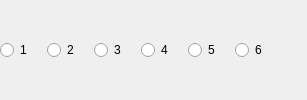
                                       <widget class="QWidget" name="flvTracks">
                                        <layout class="QHBoxLayout" name="horizontalLayout_24">
                                         <property name="spacing">
                                          <number>15</number>
                                         </property>
                                         <property name="leftMargin">
                                          <number>0</number>
                                         </property>
                                         <property name="topMargin">
                                          <number>5</number>
                                         </property>
                                         <property name="rightMargin">
                                          <number>0</number>
                                         </property>
                                         <property name="bottomMargin">
                                          <number>5</number>
                                         </property>
                                         <item>
                                          <widget class="QRadioButton" name="flvTrack1">
                                           <property name="minimumSize">
                                            <size>
                                             <width>31</width>
                                             <height>0</height>
                                            </size>
                                           </property>
                                           <property name="text">
                                            <string>1</string>
                                           </property>
                                          </widget>
                                         </item>
                                         <item>
                                          <widget class="QRadioButton" name="flvTrack2">
                                           <property name="minimumSize">
                                            <size>
                                             <width>31</width>
                                             <height>0</height>
                                            </size>
                                           </property>
                                           <property name="text">
                                            <string>2</string>
                                           </property>
                                          </widget>
                                         </item>
                                         <item>
                                          <widget class="QRadioButton" name="flvTrack3">
                                           <property name="minimumSize">
                                            <size>
                                             <width>31</width>
                                             <height>0</height>
                                            </size>
                                           </property>
                                           <property name="text">
                                            <string>3</string>
                                           </property>
                                          </widget>
                                         </item>
                                         <item>
                                          <widget class="QRadioButton" name="flvTrack4">
                                           <property name="minimumSize">
                                            <size>
                                             <width>31</width>
                                             <height>0</height>
                                            </size>
                                           </property>
                                           <property name="text">
                                            <string>4</string>
                                           </property>
                                          </widget>
                                         </item>
                                         <item>
                                          <widget class="QRadioButton" name="flvTrack5">
                                           <property name="minimumSize">
                                            <size>
                                             <width>31</width>
                                             <height>0</height>
                                            </size>
                                           </property>
                                           <property name="text">
                                            <string>5</string>
                                           </property>
                                          </widget>
                                         </item>
                                         <item>
                                          <widget class="QRadioButton" name="flvTrack6">
                                           <property name="minimumSize">
                                            <size>
                                             <width>31</width>
                                             <height>0</height>
                                            </size>
                                           </property>
                                           <property name="text">
                                            <string>6</string>
                                           </property>
                                          </widget>
                                         </item>
                                         <item>
                                          <spacer name="horizontalSpacer_10">
                                           <property name="orientation">
                                            <enum>Qt::Horizontal</enum>
                                           </property>
                                           <property name="sizeHint" stdset="0">
                                            <size>
                                             <width>40</width>
                                             <height>20</height>
                                            </size>
                                           </property>
                                          </spacer>
                                         </item>
                                        </layout>
                                       </widget>
